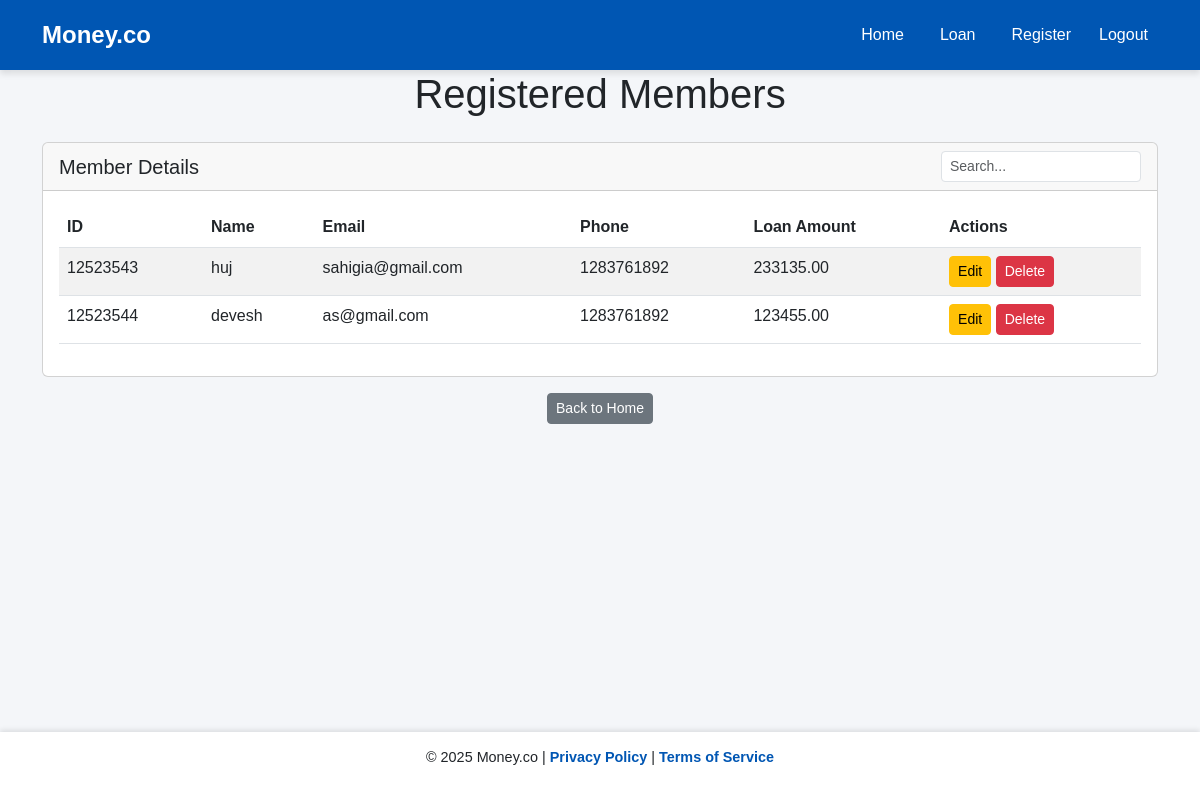
/loan/, run on an earlier commit of the app's database.
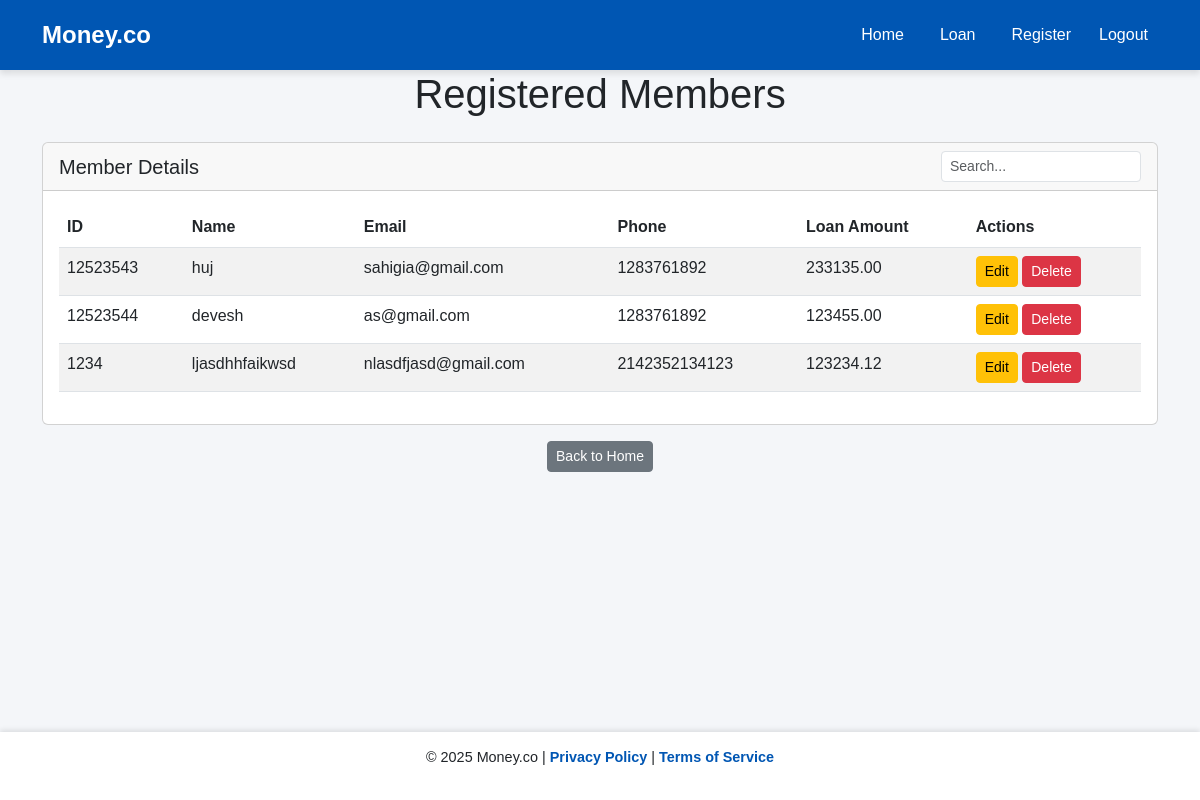
And on a later commit of the database.
### moneyapp/models.py (models this page shows, shortened)
class Member(models.Model):
    ROLE_CHOICES = [
        ('Teaching', 'Teaching Staff'),
        ('Non-Teaching', 'Non-Teaching Staff'),
    ]
    name = models.CharField(max_length=100)
    member_id = models.CharField(max_length=50, unique=True)
    department = models.CharField(max_length=100, blank=True)
    designation = models.CharField(max_length=100, blank=True)
    mob = models.BigIntegerField()
    email = models.EmailField()
    dob = models.DateField()
    doj = models.DateField()
    doj_service = models.DateField()
    maximum_period = models.IntegerField()
    max_loan_amount = models.DecimalField(max_digits=10, decimal_places=2)
    city = models.CharField(max_length=100)
    pincode = models.CharField(max_length=10)
    role = models.CharField(max_length=20, choices=ROLE_CHOICES, default='Non-Teaching')
    has_loan = models.BooleanField(default=False)
    max_eligibity = models.FloatField(default="NULL")

### moneyapp/views.py (the view)
# urls.py: path('loan/', views.loan_information, name='loan'),
def loan_information(request):
    members = Member.objects.all()  # Retrieve all registered members
    return render(request, 'loan.html', {'members': members})

### moneyapp/templates/loan.html (shortened to what this page needs)
{% extends 'base.html' %}
{% block content %}
<div class="container">
    <h1 class="text-center mb-4">Registered Members</h1>
    <div class="card">
        <div class="card-header d-flex justify-content-between align-items-center">
            <h5 class="mb-0">Member Details</h5>
            <input type="text" id="tableSearch" class="form-control form-control-sm"
                   placeholder="Search..." style="width: 200px;">
        </div>
        <div class="card-body">
            {% if members %}
                <table class="table table-striped">
                    <thead>
                        <tr>
                            <th>ID</th>
                            <th>Name</th>
                            <th>Email</th>
                            <th>Phone</th>
                            <th>Loan Amount</th>
                            <th>Actions</th>
                        </tr>
                    </thead>
                    <tbody>
                        {% for member in members %}
                        <tr data-href="{% url 'detail_members' member.id %}" style="cursor: pointer;">
                            <td>{{ member.member_id }}</td>
                            <td>{{ member.name }}</td>
                            <td>{{ member.email }}</td>
                            <td>{{ member.mob }}</td>
                            <td>{{ member.max_loan_amount }}</td>
                            <td>
                                <a href="{% url 'edit_member' member.id %}" class="btn btn-warning btn-sm">Edit</a>
                                <a href="{% url 'delete_member' member.id %}" class="btn btn-danger btn-sm delete-btn"
                                   onclick="return confirm('Are you sure you want to delete this member?');">
                                    Delete
                                </a>
                            </td>
                        </tr>
                        {% endfor %}
                    </tbody>
                </table>
            {% else %}
                <p class="text-center">No members registered.</p>
            {% endif %}
        </div>
    </div>
    <div class="text-center mt-3">
        <a href="{% url 'home' %}" class="btn btn-sm btn-secondary">Back to Home</a>
    </div>
</div>
{% endblock %}

What changed in the data, as far as the page shows it:
added Member: member_id "1234", name "ljasdhhfaikwsd", email "nlasdfjasd@gmail.com", mob "2142352134123", max_loan_amount "123234.12"
